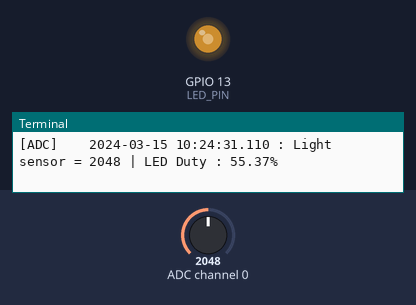
Bench run of a program on a simulated Raspberry Pi (BCM pin numbers). Shown: output pins drawn as LEDs (lit = HIGH), the last lines printed to the terminal. The test bench sets the inputs (shaded band); at power-on: ADC channel 0 = 2048 (analog values on the 0–4095 scale). The clock reads 2024-03-15 10:24:30 at power-on unless the program sets it; every time zone reads the same local clock; pins used as bus, display or sensor lines are not drawn.

Above: at 1.2 s.
1.3 s: ADC channel 0 set to 2866
At 2.3 s:
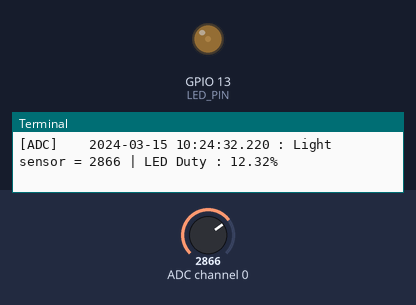
2.8 s: ADC channel 0 set to 3140
At 3.9 s:
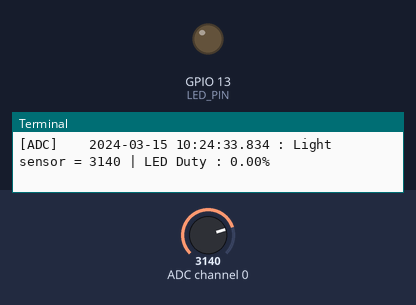
4.3 s: ADC channel 0 set to 1228
At 5.5 s:
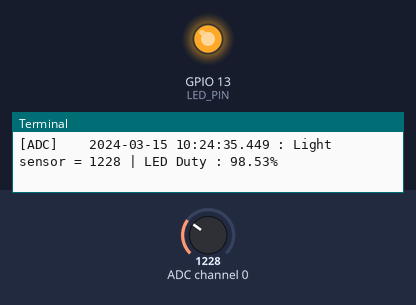
5.8 s: ADC channel 0 set to 2047
At 7.0 s:
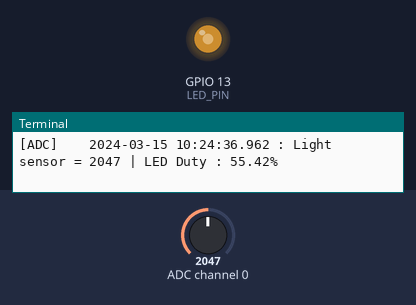
7.3 s: ADC channel 0 set to 3603
At 8.8 s:
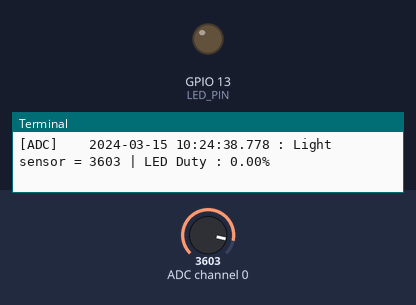
Timing chart, 0 to 9.8 s (numbered marks = the images above; inputs shaded):
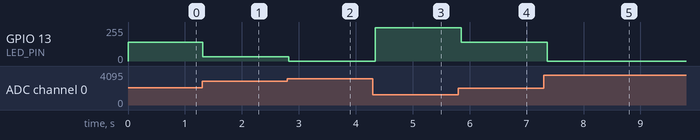

The program:

detect_adc.py
```python
####################################
# Project : Zerothone Dankook Univ.
# Created : Yoonchul Chung
# Date    : 2025.03.29
####################################
import spidev
import RPi.GPIO as GPIO
import time

import pytz
from datetime import datetime
from colorama import Fore


def get_current_korean_time():

    korea_tz = pytz.timezone('Asia/Seoul')
    now_korea = datetime.now(korea_tz)
    return now_korea.strftime('%Y-%m-%d %H:%M:%S')

def print_log(status, message):

    korea_tz  = pytz.timezone('Asia/Seoul')
    now_korea = datetime.now(korea_tz)
    kst_time  =  now_korea.strftime('%Y-%m-%d %H:%M:%S.%f')[:-3]

    if status == 'active':
        print(Fore.GREEN + "[ADC]    " + str(kst_time) + " : " + str(message) + Fore.RESET)

    elif status == 'error':
        print(Fore.RED + "[ADC]    " + str(kst_time) + " : " + str(message) + Fore.RESET)

    elif status == 'info':
        print(Fore.BLUE + "[ADC]    " + str(kst_time) + " : " + str(message) + Fore.RESET)


########################################################################
CS_MCP3208  = 25
SPI_CHANNEL = 0
SPI_SPEED   = 1000000  # 1MHz

LED_PIN = 13

def read_mcp3208_adc(adc_channel):

    buff = [0x06 | ((adc_channel & 0x07) >> 2),
            (adc_channel & 0x07) << 6,
            0x00]

    GPIO.output(CS_MCP3208, GPIO.LOW)
    adc = spi.xfer2(buff)
    GPIO.output(CS_MCP3208, GPIO.HIGH)
    adc_value = ((adc[1] & 0x0F) << 8) | adc[2] # 0~4095
    return adc_value


########################################################
# Main
########################################################
def main():
    adc_channel_light = 0

    # =================== Init GPIO ======================
    GPIO.setmode(GPIO.BCM)
    GPIO.setup(CS_MCP3208, GPIO.OUT, initial=GPIO.HIGH)
    GPIO.setup(LED_PIN, GPIO.OUT)

    pwm = GPIO.PWM(LED_PIN, 1000)  # SET PWM 1kHz
    pwm.start(100)                 # Init to 100

    global spi
    spi = spidev.SpiDev()
    spi.open(0, SPI_CHANNEL)  # SPI Bus 0, Channel 0
    spi.max_speed_hz = SPI_SPEED

    try:
        while True:
            ########################################################
            # Read ADC
            ########################################################
            adc_value_light = read_mcp3208_adc(adc_channel_light)

            if adc_value_light <= 1200:
                duty_cycle = 100
            elif adc_value_light >= 3100:
                duty_cycle = 0
            else:
                duty_cycle = ((3100 - adc_value_light) / (3100 - 1200)) * 100
                duty_cycle = max(0, min(100, duty_cycle))


            ########################################################
            # Change LED Light
            ########################################################
            pwm.ChangeDutyCycle(duty_cycle)
            print_log('active', f"Light sensor = {adc_value_light} | LED Duty : {duty_cycle:.2f}%")
            time.sleep(0.1)
    except KeyboardInterrupt:
        print_log('info', "Closing...")
    finally:
        print_log('info', "Closing...")
        pwm.ChangeDutyCycle(0)
        pwm.stop()
        spi.close()
        GPIO.cleanup()


if __name__ == "__main__":
    try:
        main()
    finally:
        GPIO.cleanup()
```

Measured:
- after the input at 1.3 s, GPIO 13 (LED_PIN): 141/255 → 31/255 at once
- after the input at 2.8 s, GPIO 13 (LED_PIN): 31/255 → 0/255 at once
- after the input at 4.3 s, GPIO 13 (LED_PIN): 0/255 → 251/255 at once
- after the input at 5.8 s, GPIO 13 (LED_PIN): 251/255 → 141/255 after 0.05 s
- after the input at 7.3 s, GPIO 13 (LED_PIN): 141/255 → 0/255 after 0.07 s
